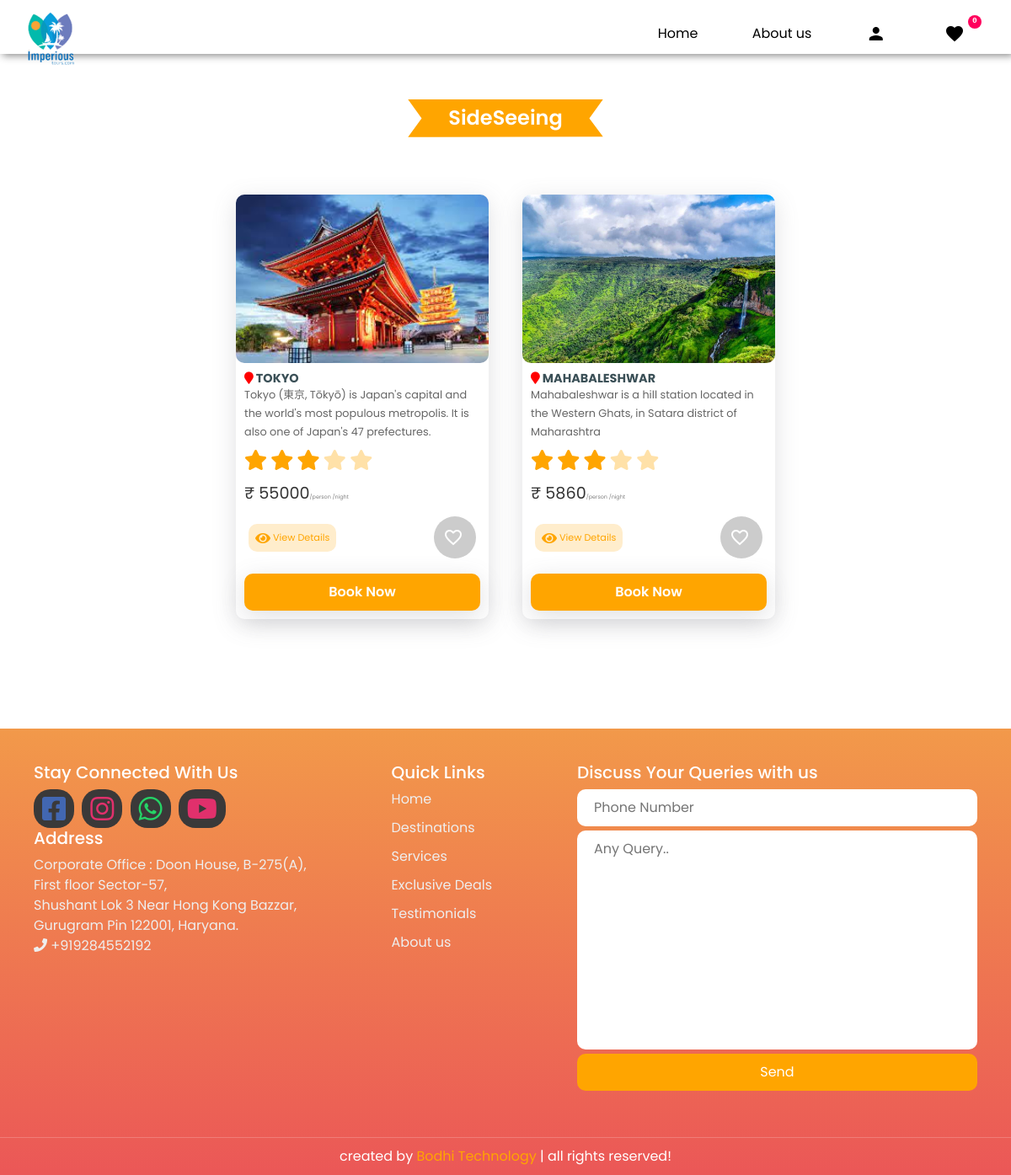
Screenshot of /templates/viewmore/2 with the database file from the repository.
### tables this page shows
CREATE TABLE `category` (
  `id` int(50) NOT NULL,
  `name` varchar(100) NOT NULL,
  `description` varchar(200) NOT NULL,
  `status` int(50) NOT NULL
);

CREATE TABLE `package` (
  `id` int(11) NOT NULL,
  `packageName` varchar(255) NOT NULL,
  `packageDesc` varchar(255) NOT NULL,
  `packagePrice` int(11) NOT NULL,
  `discount` float NOT NULL,
  `disType` varchar(10) NOT NULL,
  `packageType` int(11) NOT NULL,
  `packagePhoto` varchar(255) NOT NULL
);

### templates/include/functions.inc.php (called while the page is built, shortened)
    <?php
function getSafeVal($str){
  global $con;
  $str=strip_tags(mysqli_real_escape_string($con,htmlspecialchars($str)));
  return $str;
}
?>

### templates/viewmore.php (the view, shortened to what this page needs)
<?php
  include 'user_header.php';
  if(isset($_GET['id'])){
    $id=getSafeVal($_GET['id']);
  }
  else{
    redirect(SITE_PATH);
  }
?>
<div class="mt-5 pt-4">
<section class="packages mt-3" id="packages">
   <?php
            $packages=mysqli_query($con,"select package.*,category.name from package,category where package.packageType=category.id and package.packageType=$id;");
             if(mysqli_num_rows($packages)>0){
                $r=mysqli_fetch_assoc($packages);
                $cateName=$r['name'];
                echo "<h1 class='heading'><span class='bullet'>".$cateName."</span></h1>";
            ?>
   <div class="box-container mt-5">
          <?php
               while ($pckgRow=mysqli_fetch_assoc($packages)) {
                ?>
          <div class="box">
             <img src="<?php echo SITE_PACKAGE_IMAGE.$pckgRow['packagePhoto'];  ?>" alt="">
              <div class="content">
                  <h4><i id="map" class="fa fa-map-marker"></i> <?php  echo $pckgRow['packageName']; ?> </h4>
                  <p><?php  echo $pckgRow['packageDesc']; ?></p>
                  <div class="stars">
                      <i class="fa fa-star checked"></i>
                      <i class="fa fa-star checked"></i>
                      <i class="fa fa-star checked"></i>
                      <i class="fa fa-star "></i>
                      <i class="fa fa-star "></i>
                  </div>
                  <div class="price">&#8377; <?php  echo $pckgRow['packagePrice']; ?><span style="font-size: .4rem;color:gray;">/person /night</span></div>
                  <div class="view-like">
                    <a class="view-details" href="<?php echo SITE_PATH.'templates/'; ?>viewDetails/<?php echo $pckgRow['id'];  ?>"><i class="fa fa-eye"></i> View Details</a>
                    <div class="like-wrapper">
                      <a href="javascript:void(0);" class="like-button <?php
                        $active='add';
                        ?>" onclick="manageFav('<?php echo $pckgRow['id']; ?>','<?php echo $active; ?>')" >
                        <i class="material-icons not-liked bouncy">favorite_border</i>
                      </a>
                  </div>
                  </div>
                  <?php
                      if(isset($_SESSION['CURRENT_USER_ID'])){
                  ?>
                  <a href="<?php echo SITE_PATH.'templates/'; ?>bookTour/<?php echo $pckgRow['id'];  ?>"><button class="book-btn">Book Now</button></a>
                      <?php
                    }
                    else{
                      ?>
                       <a href="<?php echo SITE_PATH.'templates/'; ?>login"><button class="book-btn">Book Now</button></a>
                      <?php
                    }
                  ?>
              </div>
          </div>
          <?php
                }
              }
          ?>
        </div>
</section>
</div>
<?php
  include 'user_footer.php';
?>

### templates/user_footer.php (shortened to what this page needs)
<footer class="footer">
  <div class="box-container">
    <div class="box">
      <h5>Stay Connected With Us</h5>
      <?php
        $adminSocial=mysqli_fetch_assoc(mysqli_query($con,"select * from admin"));
        $fb="";
        $insta="";
        $whatsapp="";
        $phone="";
        if($adminSocial>0){
          $phone=$adminSocial['phone'];
          $fb=$adminSocial['fb'];
          $insta=$adminSocial['insta'];
          $whatsapp=$adminSocial['whatsapp'];
          $youtube=$adminSocial['youtube'];
        }
      ?>
      <a href="<?php echo $fb;  ?>" target="_blank" class="d-inline">
      <i id="s-icon" class="fab fa-facebook-square" style="color:#4267B2"></i> </a>
      <a href="<?php echo $insta;  ?>" target="_blank" class="d-inline">
        <i  id="s-icon" class="fab fa-instagram" style="color:#e1306c"></i>
      </a>
      <a href="https://wa.me/+91<?php echo $whatsapp;  ?>" target="_blank" class="d-inline">
        <i  id="s-icon" class="fab fa-whatsapp"  style="color:#25D366"></i>
      </a>
      <a href="<?php echo $youtube;  ?>" target="_blank" class="d-inline">
        <i  id="s-icon" class="fab fa-youtube" style="color:#e1306c"></i>
      </a>
      <h5>Address</h5>
      <p class="address">
        Corporate Office :
        Doon House, B-275(A),<br>First floor Sector-57,<br>Shushant Lok 3 Near Hong Kong Bazzar,<br>Gurugram Pin 122001, Haryana.
       <br><i class="fa fa-phone"></i> +91<?php echo $phone;  ?></p>
    </div>
      <div class="box">
        <h5>Quick Links</h5>
        <a href="<?php echo SITE_PATH; ?>">Home</a>
        <a href="<?php echo SITE_PATH; ?>#packages">Destinations</a>
        <a href="<?php echo SITE_PATH; ?>#services">Services</a>
        <a href="<?php echo SITE_PATH; ?>#offers">Exclusive Deals</a>
        <a href="<?php echo SITE_PATH; ?>#review">Testimonials</a>
        <a href="<?php echo SITE_PATH; ?>#about">About us</a>
      </div>
      <div class="box">
        <h5>Discuss Your Queries with us</h5>
        <form method="POST" action="">
          <input type="text" name="phone" id="phone" placeholder="Phone Number" required>
          <textarea name="query" id="query" cols="30" rows="10" placeholder="Any Query.." required></textarea>
          <button class="query-btn"  type="submit" name="submitQuery">Send</button>
        </form>
        </div>
  </div>
  <p class="credit"> created by <span> Bodhi Technology </span> | all rights reserved! </p>
</footer>
</body>
</html>

### asset/css_user/destination-details-css.css (style rules this page uses)
* { margin: 0; padding: 0; box-sizing: border-box; }
html { scroll-behavior: smooth; }
body { font-family: Poppins; margin: 0; padding: 0; background-color: #fff; animation: fadeInAnimation ease 3s; }
.material-icons { vertical-align: middle; margin-right: 5px; }

### rows the page displays
category: name "SideSeeing"
package: packagePhoto (picture), packageName "TOKYO", packageDesc "Tokyo (東京, Tōkyō) is Japan's capital and the world's most populous metropolis. It is also one of Japan's 47 prefectures.", packagePrice "55000"
package: packagePhoto (picture), packageName "MAHABALESHWAR", packageDesc "Mahabaleshwar is a hill station located in the Western Ghats, in Satara district of Maharashtra", packagePrice "5860"

### other values shown
$fav_count "0"
$phone "9284552192"
